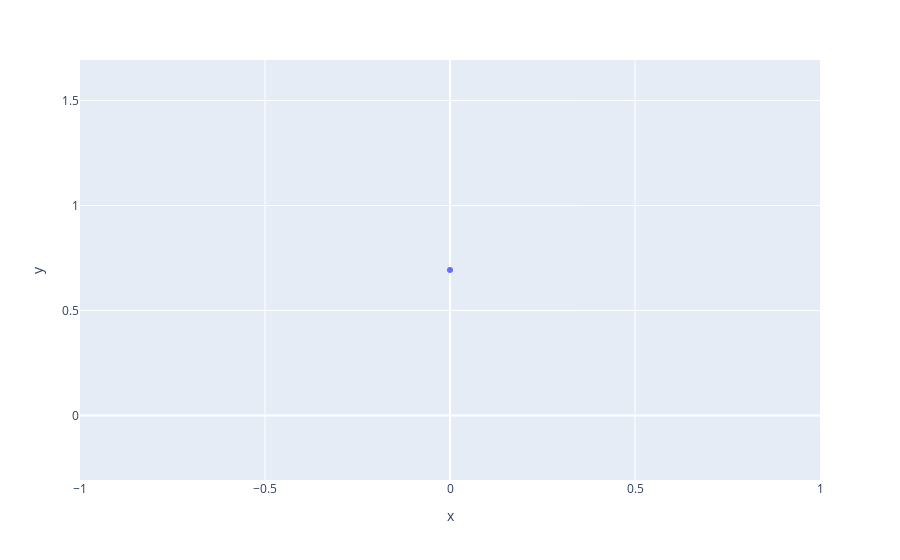

Notebook cell for this chart:
### Code cell
px.scatter(
    x=[t['step'] for t in experiment_data['tracked_metrics'] if t['metric_name'] == 'loss' and t['mode'] == 'train'],
    y=[t['value'] for t in experiment_data['tracked_metrics'] if t['metric_name'] == 'loss' and t['mode'] == 'train']
)

### Figure 1 — Plotly figure (JSON) as saved in the notebook; plotly's stock layout.template omitted (floating-point values rounded to 4 significant figures)
{"data": [{"hovertemplate": "x=%{x}<br>y=%{y}<extra></extra>", "legendgroup": "", "marker": {"color": "#636efa", "symbol": "circle"}, "mode": "markers", "name": "", "orientation": "v", "showlegend": false, "type": "scatter", "x": [0], "xaxis": "x", "y": [0.693], "yaxis": "y"}], "layout": {"autosize": true, "legend": {"tracegroupgap": 0}, "margin": {"t": 60}, "xaxis": {"anchor": "y", "autorange": true, "domain": [0, 1], "range": [-1, 1], "title": {"text": "x"}, "type": "linear"}, "yaxis": {"anchor": "x", "autorange": true, "domain": [0, 1], "range": [-0.307, 1.693], "title": {"text": "y"}, "type": "linear"}}}
